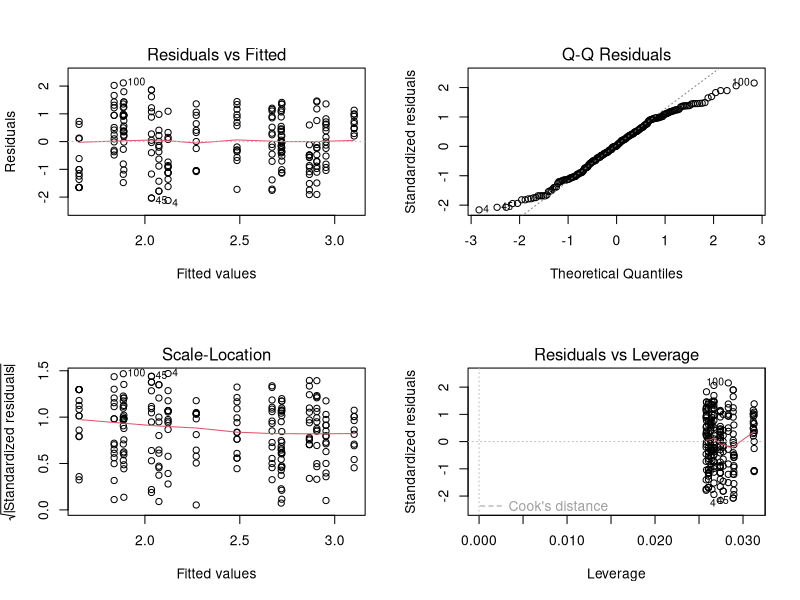
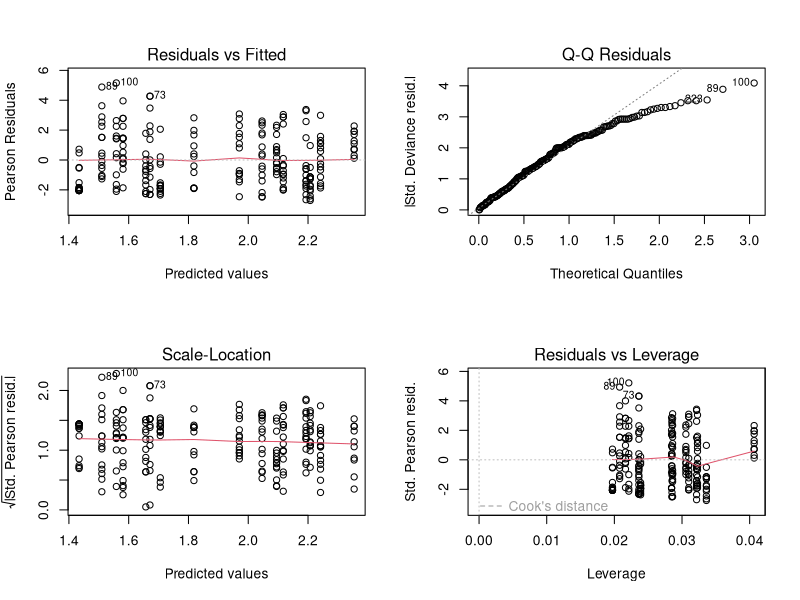
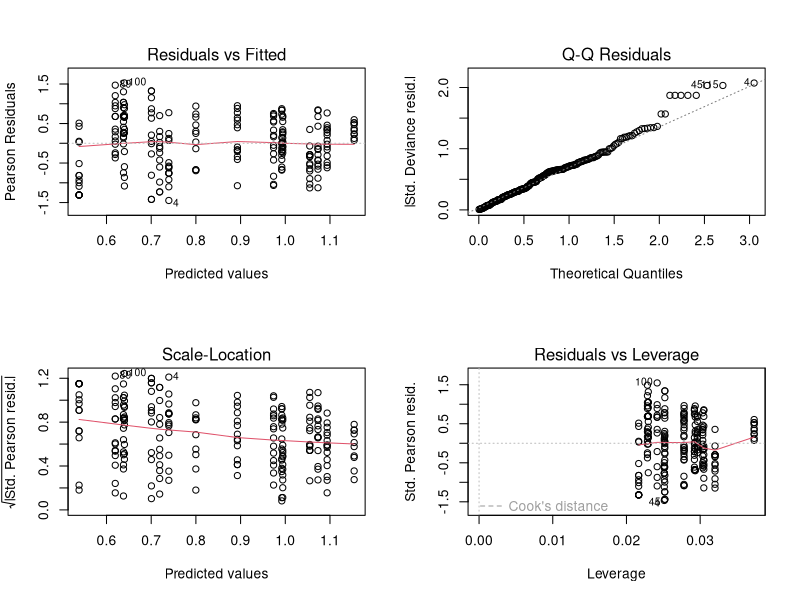
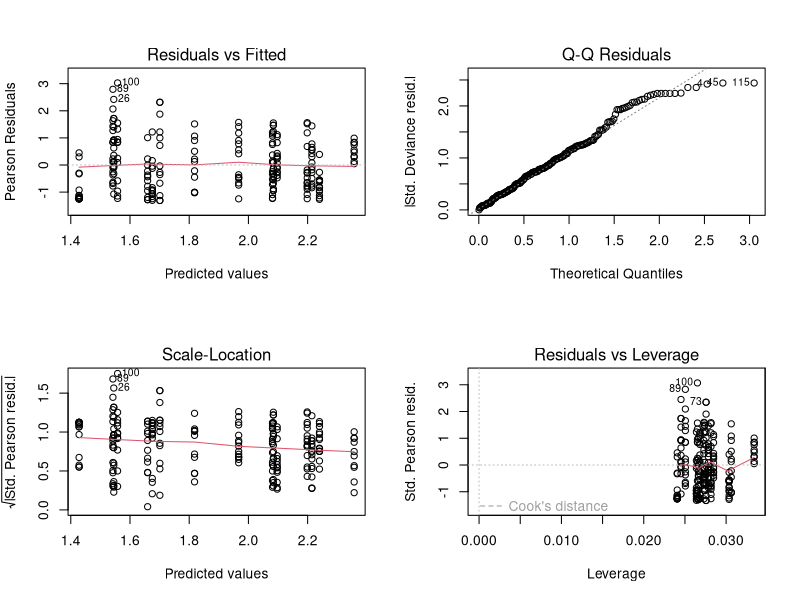
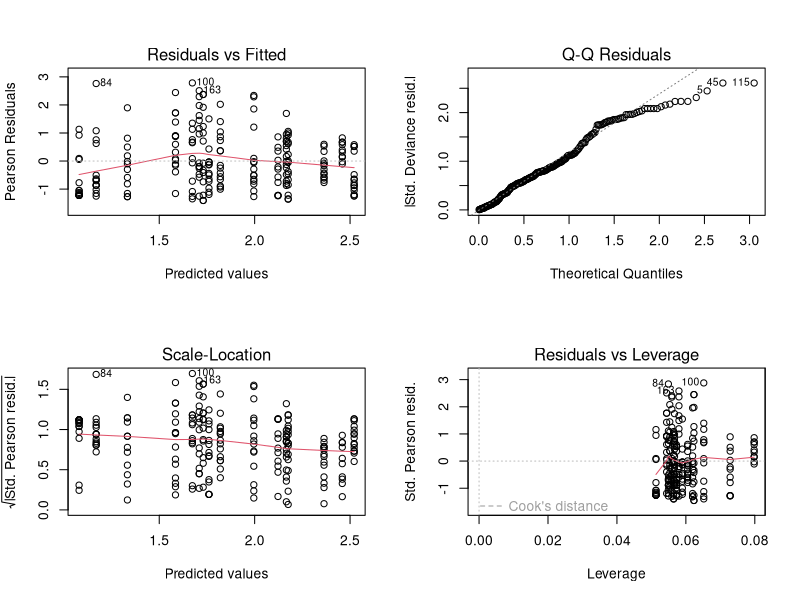
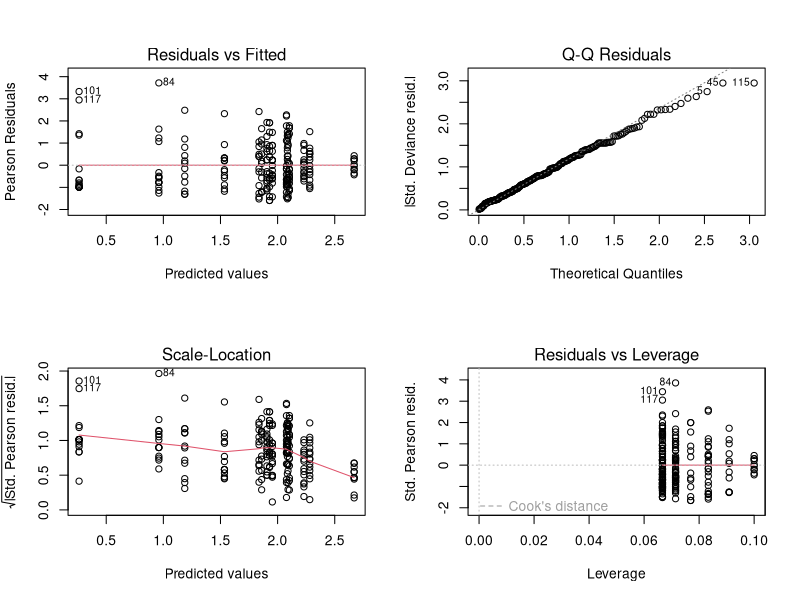
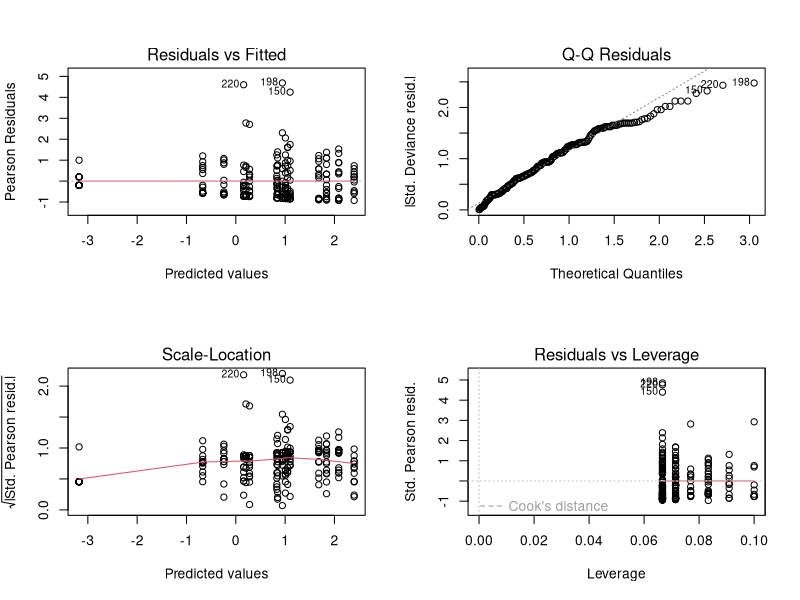

R code for these plots, in order:
library(tidyverse)
library(MASS)
library(emmeans)
library(car)
library(broom)


## Read in data
final_data <- read.csv("final_data.csv", stringsAsFactors = TRUE) %>% 
  mutate(sqrt_lichen_cover = sqrt(mean_lichen_cover))

##Going to try only additive to start

#Start with linear model using sqrt lichen cover
lichen_model_linear_additive <- lm(sqrt_lichen_cover~GENUS_NAME+neighbourhood_name+Road, data = final_data)
summary(lichen_model_linear_additive)
par(mfrow=c(2,2))
plot(lichen_model_linear_additive) #QQ Plot shows non-normality
###Regular linear model is bad

#Now try poisson with regualr mean data
lichen_model_poisson_additive <- glm(mean_lichen_cover~GENUS_NAME+neighbourhood_name+Road, family = poisson(link = 'log'), data = final_data)
#Dispersion parameter
lichen_model_poisson_additive$deviance/lichen_model_poisson_additive$df.residual
#3.466879!!!! Too large
par(mfrow=c(2,2))
plot(lichen_model_poisson_additive) #Substansial deviation from normality, but better than regular linear model
summary(lichen_model_poisson_additive)

#Poisson with square root data
sqrtlichen_model_poisson_additive <- glm(sqrt_lichen_cover~GENUS_NAME+neighbourhood_name+Road, 
                                         family = poisson(link = 'log'), data = final_data)
#Dispersion parameter
sqrtlichen_model_poisson_additive$deviance/sqrtlichen_model_poisson_additive$df.residual
#0.5370682!!!! This may be too underdispersed
plot(sqrtlichen_model_poisson_additive) #THis looks better though
summary(sqrtlichen_model_poisson_additive)

#WIll try a negatove binomial
lichen_model_nb_additive <- glm.nb(mean_lichen_cover~GENUS_NAME+neighbourhood_name+Road, data = final_data)
plot(lichen_model_nb_additive) #Still issues at the tail end, maybe OK though??
#Dispersion parameter
lichen_model_nb_additive$deviance/lichen_model_nb_additive$df.residual #Close to 1
summary(lichen_model_nb_additive)

##Now will try an interactive model
#Straight to negative binomial
lichen_model_nb_interactive <- glm.nb(mean_lichen_cover~GENUS_NAME+neighbourhood_name+Road+GENUS_NAME:Road+neighbourhood_name*Road +GENUS_NAME*neighbourhood_name, 
                                      data = final_data) # This ignores interactions between all three variables, which don't seem that interesting and also aren't significant. I feel they kind of cloud results
plot(lichen_model_nb_interactive) #Doesn't look great, but still 
lichen_model_nb_interactive$deviance/lichen_model_nb_interactive$df.residual #Good
summary(lichen_model_nb_interactive)


#Other possibility is full interactive model - maybe makes more sense
final_data$GENUS_NAME <- fct_relevel(final_data$GENUS_NAME, "ACER")
lichen_model_nb_interactive_full_ACER <- glm.nb(mean_lichen_cover~GENUS_NAME*neighbourhood_name*Road, 
                                      data = final_data)
par(mfrow=c(2,2))
plot(lichen_model_nb_interactive_full_ACER) ## A lot better than previous model I think
lichen_model_nb_interactive_full_ACER$deviance/lichen_model_nb_interactive_full_ACER$df.residual #Good
summary(lichen_model_nb_interactive_full_ACER)## Not useful for out purposes

#Run a type II anova to compare broadly across factor levels
Anova(lichen_model_nb_interactive_full_ACER, type = "II")

##Want to try pairwise comparisons
comps_full <- emmeans(lichen_model_nb_interactive_full_ACER, specs = ~ GENUS_NAME:Road:neighbourhood_name, adjust = "Tukey")
contrast(comps_full, method = "pairwise", by = "GENUS_NAME")




###THis is probably the model we should use


bryo_model_nb_interactive_full <- glm.nb(mean_bryo_cover~GENUS_NAME*neighbourhood_name*Road, 
                                           data = final_data)

Anova(bryo_model_nb_interactive_full, type = "II")
comps_full_bryo <- emmeans(bryo_model_nb_interactive_full, specs = ~ GENUS_NAME:Road:neighbourhood_name, adjust = "Tukey")
contrast(comps_full_bryo, method = "pairwise", by = "GENUS_NAME")
contrast(comps_full_bryo, method = "pairwise", by = "neighbourhood_name")


par(mfrow=c(2,2))
plot(bryo_model_nb_interactive_full) ## A lot better than previous model I think
bryo_model_nb_interactive_full$deviance/bryo_model_nb_interactive_full$df.residual #Good
summary(bryo_model_nb_interactive_full)
tidy(bryo_model_nb_interactive_full, exponentiate=TRUE)

#bryo_model_poisson_interactive_full <- glm(mean_bryo_cover~GENUS_NAME*neighbourhood_name*Road, 
 #                                        data = final_data, family=poisson)

#ztidy(bryo_model_poisson_interactive_full, exponentiate=TRUE)
#plot(bryo_model_poisson_interactive_full)
#bryo_model_poisson_interactive_full$deviance/bryo_model_poisson_interactive_full$df.residual 

final_data %>% 
  group_by(NEIGHBOURHOOD_NAME) %>% 
  summarize(mean_lichen = mean(mean_lichen_cover, na.rm = TRUE)/25*100,
            mean_bryo = mean(mean_bryo_cover, na.rm = TRUE)/25*100)

final_data %>% 
  group_by(Road)%>% 
  summarize(mean_lichen = mean(mean_lichen_cover, na.rm = TRUE)/25*100,
            mean_bryo = mean(mean_bryo_cover, na.rm = TRUE)/25*100)
